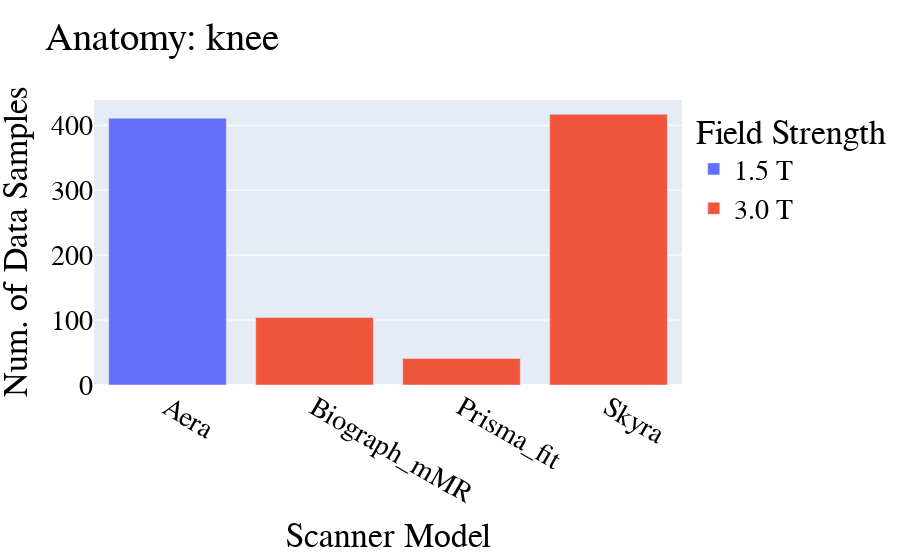

Source (notebook cell):
### Markdown cell above
## Plot Dataset Distribution for Knee and Neuro Dataset (separately)

### Code cell
import plotly.express as px

names = list(df.index.get_level_values(0).unique())
tesla = list(df.index.get_level_values(1))
tesla = [str(t) + ' T' for t in tesla]
tesla = {f:d for f,d in zip(names, tesla)}

fig = px.bar(df, x=names, y=df['filename'], color=tesla, title=f'Anatomy: knee')
fig.update_layout(
    xaxis_title="Scanner Model", 
    yaxis_title="Num. of Data Samples", 
    legend_title="Field Strength",
    font=dict(
        family="Times New Roman",
        size=28,
        color="black"
    )
)
fig.show()

### Figure 1 — Plotly figure (JSON) as saved in the notebook; plotly's stock layout.template omitted (floating-point values rounded to 4 significant figures)
{"data": [{"alignmentgroup": "True", "hovertemplate": "color=1.5 T<br>x=%{x}<br>filename=%{y}<extra></extra>", "legendgroup": "1.5 T", "marker": {"color": "#636efa", "pattern": {"shape": ""}}, "name": "1.5 T", "offsetgroup": "1.5 T", "orientation": "v", "showlegend": true, "textposition": "auto", "type": "bar", "x": ["Aera"], "xaxis": "x", "y": [411], "yaxis": "y"}, {"alignmentgroup": "True", "hovertemplate": "color=3.0 T<br>x=%{x}<br>filename=%{y}<extra></extra>", "legendgroup": "3.0 T", "marker": {"color": "#EF553B", "pattern": {"shape": ""}}, "name": "3.0 T", "offsetgroup": "3.0 T", "orientation": "v", "showlegend": true, "textposition": "auto", "type": "bar", "x": ["Biograph_mMR", "Prisma_fit", "Skyra"], "xaxis": "x", "y": [104, 41, 417], "yaxis": "y"}], "layout": {"barmode": "relative", "font": {"color": "black", "family": "Times New Roman", "size": 28}, "legend": {"title": {"text": "Field Strength"}, "tracegroupgap": 0}, "title": {"text": "Anatomy: knee"}, "xaxis": {"anchor": "y", "domain": [0, 1], "title": {"text": "Scanner Model"}}, "yaxis": {"anchor": "x", "domain": [0, 1], "title": {"text": "Num. of Data Samples"}}}}
